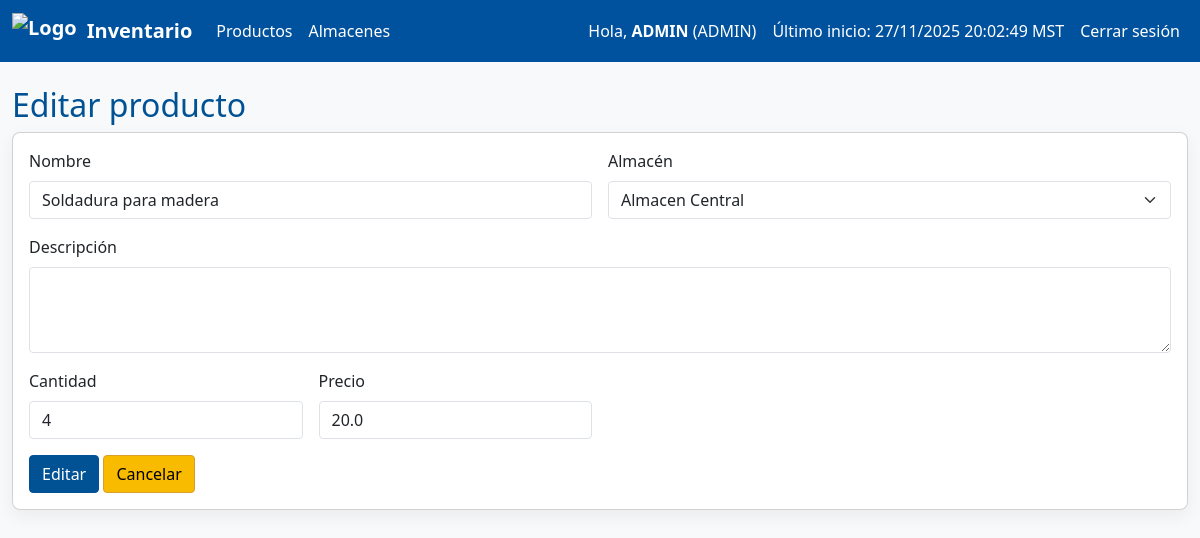
/productos/edit/3 (signed in), run on an earlier commit of the app's database.
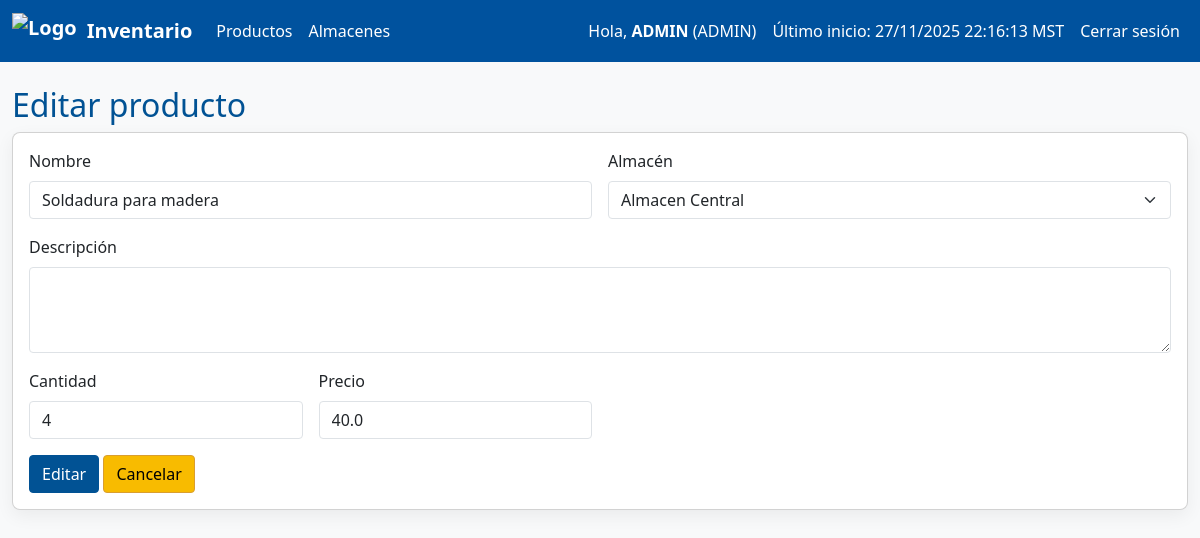
And on a later commit of the database.
### app/models.py (models this page shows, shortened)
class User(UserMixin, db.Model):
    __tablename__ = 'usuarios'
    nombre = db.Column(db.String(64), primary_key=True)  # nombre como PK (requisito)
    password = db.Column(db.String(255), nullable=False)
    fecha_hora_ultimo_inicio = db.Column(db.DateTime, nullable=True)  # <-- usado por el requisito
    rol = db.Column(db.String(20), nullable=False)

class Producto(db.Model):
    __tablename__ = 'productos'
    id = db.Column(db.Integer, primary_key=True)
    nombre = db.Column(db.String(200), nullable=False)
    descripcion = db.Column(db.Text, nullable=True)
    cantidad = db.Column(db.Integer, nullable=False, default=0)
    precio = db.Column(db.Float, nullable=False, default=0.0)
    almacen_id = db.Column(db.Integer, db.ForeignKey('almacenes.id'), nullable=True)
    almacen = db.relationship('Almacen', back_populates='productos')
    fecha_hora_creacion = db.Column(db.DateTime, nullable=False, default=now_utc)
    fecha_hora_ultima_modificacion = db.Column(db.DateTime, nullable=True, onupdate=now_utc)
    ultimo_usuario_en_modificar = db.Column(db.String(64), nullable=True)

### app/products.py (the view, shortened to what this page needs)
@bp.route('/edit/<int:id>', methods=['GET', 'POST'])
@login_required
@role_required('ADMIN', 'PRODUCTOS')
def edit(id):
    p = Producto.query.get_or_404(id)
    form = ProductForm(request.form, obj=p)
    form.almacen_id.choices = [(a.id, a.nombre) for a in Almacen.query.all()]
    return render_template('products/form.html', form=form, action='Editar', producto=p)

### app/forms.py
class ProductForm(Form):
    nombre = StringField('Nombre', [InputRequired()])
    descripcion = TextAreaField('Descripción', [Optional()])
    cantidad = IntegerField('Cantidad', [InputRequired(), NumberRange(min=0)])
    precio = FloatField('Precio', [InputRequired(), NumberRange(min=0)])
    almacen_id = SelectField('Almacén', coerce=int)

### app/models.py (called while the page is built)
@login_manager.user_loader
def load_user(user_id):
    return db.session.get(User, user_id)

### app/templates/products/form.html
{% extends "base.html" %}
{% block content %}
<h2>{{ action }} producto</h2>
<form method="post" class="card p-3">
  <div class="row g-3">
    <div class="col-md-6">
      <label class="form-label">Nombre</label>
      {{ form.nombre(class="form-control") }}
    </div>
    <div class="col-md-6">
      <label class="form-label">Almacén</label>
      {{ form.almacen_id(class="form-select") }}
    </div>
    <div class="col-12">
      <label class="form-label">Descripción</label>
      {{ form.descripcion(class="form-control", rows="3") }}
    </div>
    <div class="col-md-3">
      <label class="form-label">Cantidad</label>
      {{ form.cantidad(class="form-control") }}
    </div>
    <div class="col-md-3">
      <label class="form-label">Precio</label>
      {{ form.precio(class="form-control") }}
    </div>
    <div class="col-12">
      <button class="btn btn-primary btn-rounded">{{ action }}</button>
      <a class="btn btn-secondary btn-rounded" href="{{ url_for('products.list') }}">Cancelar</a>
    </div>
  </div>
</form>
{% endblock %}

### app/templates/base.html (shortened to what this page needs)
<!doctype html>
<html lang="es">
<head>
  <link href="https://cdn.jsdelivr.net/npm/bootstrap@5.3.2/dist/css/bootstrap.min.css" rel="stylesheet">
  <link rel="stylesheet" href="{{ url_for('static', filename='css/style.css') }}">
</head>
<body class="bg-light">
<nav class="navbar navbar-expand-lg navbar-dark bg-unison">
  <div class="container-fluid">
    <a class="navbar-brand d-flex align-items-center" href="{{ url_for('index') }}">
      <img src="{{ url_for('static', filename='images/Escudo-Color.png') }}" alt="Logo" style="height:36px; margin-right:10px;">
      <span>Inventario</span>
    </a>
    <div class="collapse navbar-collapse" id="mainNav">
      <ul class="navbar-nav me-auto mb-2 mb-lg-0">
        <li class="nav-item"><a class="nav-link" href="{{ url_for('products.list') }}">Productos</a></li>
        <li class="nav-item"><a class="nav-link" href="{{ url_for('warehouses.list') }}">Almacenes</a></li>
      </ul>
      <ul class="navbar-nav ms-auto">
        {% if current_user.is_authenticated %}
          <li class="nav-item">
            <span class="nav-link">Hola, <strong>{{ current_user.nombre }}</strong> ({{ current_user.rol }})</span>
          </li>
          {% if current_user.fecha_hora_ultimo_inicio %}
            <li class="nav-item">
              <span class="nav-link small">Último inicio: {{ current_user.fecha_hora_ultimo_inicio | local_dt }}</span>
            </li>
          {% endif %}
          <li class="nav-item"><a class="nav-link" href="{{ url_for('auth.logout') }}">Cerrar sesión</a></li>
        {% else %}
          <li class="nav-item"><a class="nav-link" href="{{ url_for('auth.login') }}">Iniciar sesión</a></li>
        {% endif %}
      </ul>
    </div>
  </div>
</nav>
<div class="container mt-4">
  {% block content %}{% endblock %}
</div>
</body>
</html>

What changed in the data, as far as the page shows it:
changed User "ADMIN": fecha_hora_ultimo_inicio|local_dt "27/11/2025 20:02:49 MST" → "27/11/2025 22:16:13 MST"
changed Producto "Soldadura para madera": precio "20.0" → "40.0"
